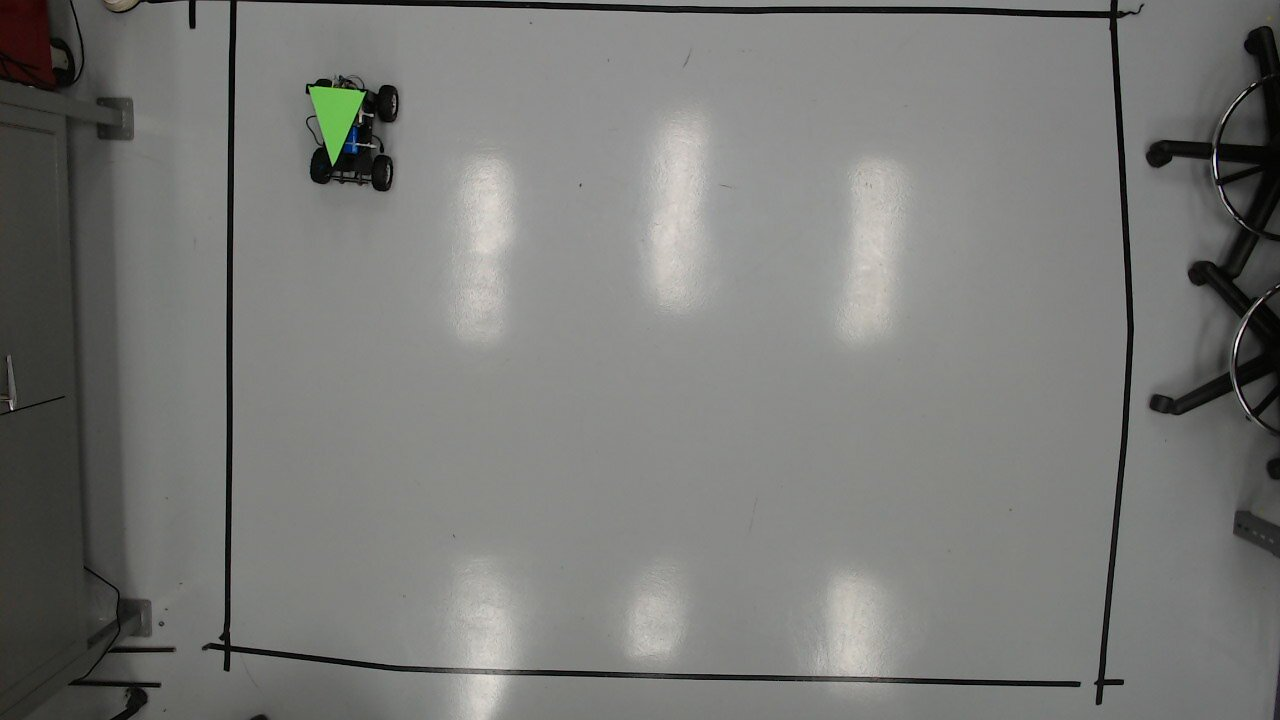
#> input picture Vision/img_triangle/triangle1.jpg, 1280 x 720 px
$ python basicSegmentation.py
#> lines starting #> are read from the running program, lines starting #| are printed output that depends on the picture; after the words box and inside, x2 and y2 are one past the last pixel; in counts of white or black regions, pixels touching at a corner belong together; long printed decimals are rounded
import cv2
import numpy as np
import matplotlib.pyplot as plt
import math
import imutils

#Load the grayscale image
originalImage = cv2.imread('img_triangle/triangle1.jpg')
#> originalImage is the input picture: shape (720, 1280, 3); mean B, G, R 119.3, 122, 121.5
grayScaleImage = cv2.cvtColor(originalImage, cv2.COLOR_BGR2GRAY)

#Threshold the image to obtain a binary image
thresholdValue = 50
_, binaryImage = cv2.threshold(grayScaleImage, thresholdValue, 255, cv2.THRESH_BINARY)
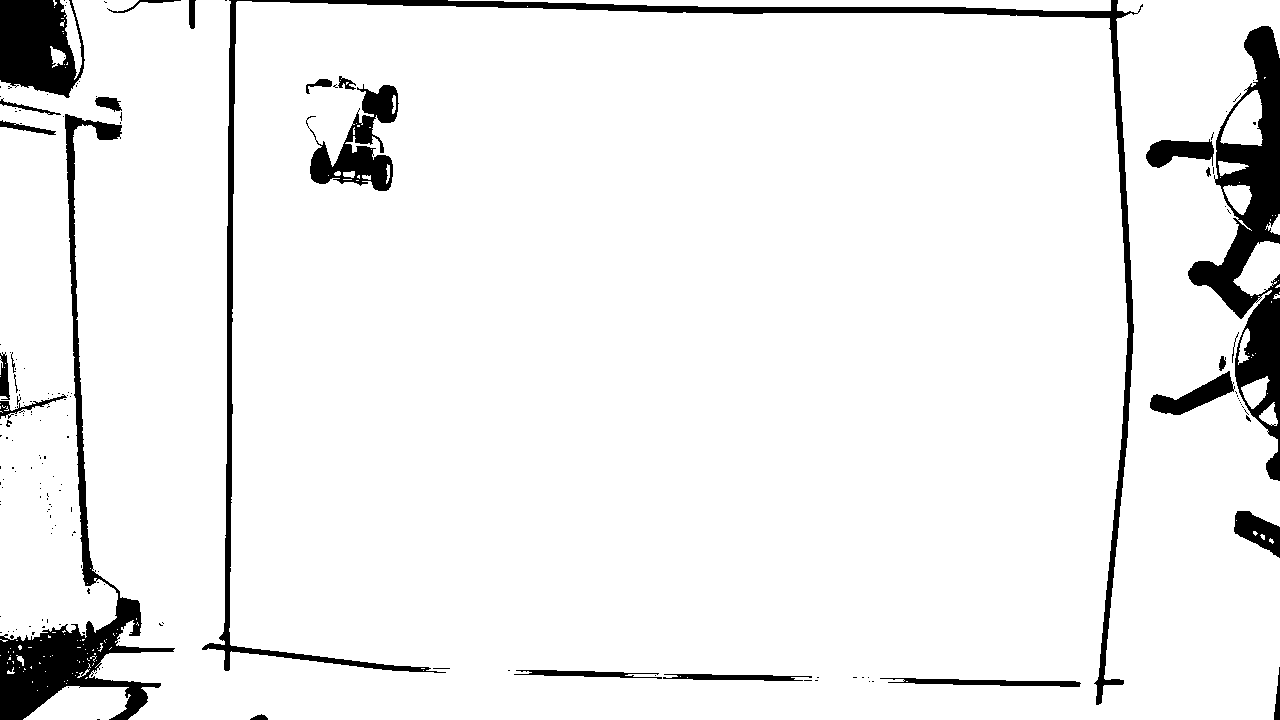
#> binaryImage: shape (720, 1280); 93.5% white; 168 black regions (140 under 20 px)

#Find the contours in the binary image
contours, hierarchy = cv2.findContours(binaryImage, cv2.RETR_TREE, cv2.CHAIN_APPROX_SIMPLE)
#> contours = 369 contours, 329 with area under 20; largest, box (x1, y1, x2, y2) and area: (0, 0, 1280, 720) 853359, (309, 83, 400, 192) 4679, (448, 0, 1111, 11) 3487, (23, 686, 131, 720) 2537, (1149, 370, 1235, 416) 1574

print("Number of contours found = {}".format(len(contours)))
#| Number of contours found = 369

#Check if there is at least one contour
if contours:
    # Take the first contour (assuming it's the only one)
    contour = contours[len(contours)-1]
#> contour = contour of 9 points, box (x1, y1, x2, y2) (53, 0, 57, 6), area 6

    # Calculate moments for the region
    moments = cv2.moments(contour)
#> moments = moments, m00 6, centre m10/m00, m01/m00 = (54.47, 2.39)

    # Calculate the centroid of the region
    cx = int(moments['m10'] / moments['m00'])
#> cx = 54
    cy = int(moments['m01'] / moments['m00'])
#> cy = 2

    # Calculate the area of the region
    area = cv2.contourArea(contour)
#> area = 6

    # Calculate the central moments
    mu20 = moments['mu20'] / moments['m00']
#> mu20 = 0.527
    mu02 = moments['mu02'] / moments['m00']
#> mu02 = 1.4
    mu11 = moments['mu11'] / moments['m00']
#> mu11 = 0.455

    # Compute the inertia matrix J
    J = np.array([[mu20, mu11], [mu11, mu02]])
#> J = [[0.527, 0.455], [0.455, 1.4]]

    # Calculate eigenvalues of the inertia matrix
    eigenvalues, eigenvectors = np.linalg.eig(J)
#> eigenvalues = [0.333, 1.6]; eigenvectors = [[-0.92, -0.391], [0.391, -0.92]]

    # Determine the major eigenvector (corresponding to the larger eigenvalue)
    majorEigenvector = eigenvectors[:, np.argmax(eigenvalues)]
#> majorEigenvector = [-0.391, -0.92]

    # Compute the orientation angle using atan2
    orientationAngle = math.atan2(majorEigenvector[1], majorEigenvector[0])
#> orientationAngle = -1.97

    # Convert the angle to degrees
    orientationAngleDeg = math.degrees(orientationAngle)
#> orientationAngleDeg = -113
    # Print the properties of the single region
    print("Region:")
    print(f"Centroid: ({cx}, {cy})")
#| Centroid: (54, 2)
    print(f"Area: {area}")
#| Area: 6.0
    print(f"Central Moments:")
    print(f"  mu20: {mu20}")
#|   mu20: 0.527
    print(f"  mu02: {mu02}")
#|   mu02: 1.404
    print(f"  mu11: {mu11}")
#|   mu11: 0.4552
    print("Eigenvalues of Inertia Matrix J:", eigenvalues)
#| Eigenvalues of Inertia Matrix J: [0.3335 1.598]
    print("Eigenvectors of Inertia Matrix J:")
    print("  Eigenvector 1:", eigenvectors[:, 0])
#|   Eigenvector 1: [-0.9203  0.3912]
    print("  Eigenvector 2:", eigenvectors[:, 1])
#|   Eigenvector 2: [-0.3912 -0.9203]
    print("Orientation Angle:", orientationAngleDeg)
#| Orientation Angle: -113.032
    #print(f"Moments: {moments}")

    # Draw the contour and centroid on the original image
    newColorImage = cv2.cvtColor(binaryImage, cv2.COLOR_GRAY2BGR)
#> newColorImage: shape (720, 1280, 3); 93.5% white; 168 black regions (140 under 20 px), largest, box (x1, y1, x2, y2) and area: (202, 0, 1143, 705) 14275, (1188, 26, 1280, 481) 13967, (0, 114, 175, 720) 12671
    cv2.drawContours(newColorImage, [contour], 0, (0, 255, 0), 2)
#> newColorImage: shape (720, 1280, 3); mean B, G, R 238.3, 238.3, 238.3
    cv2.circle(newColorImage, (cx, cy), 5, (0, 255, 0), -1)  # -1 fills the circle
#> newColorImage: shape (720, 1280, 3); mean B, G, R 238.3, 238.3, 238.3
    """
    # OPTIONAL Draw the ellipse
    # Fit an ellipse to the contour
    ellipse = cv2.fitEllipse(contour)
    cv2.ellipse(newColorImage, ellipse, (0, 0, 255), 2)
    # Extract major and minor axes from the ellipse parameters
    center, axes, angle = ellipse
    major_axis = int(max(axes) / 2)
    minor_axis = int(min(axes) / 2)
    # Calculate endpoints for major and minor axes
    major_axis_endpoint_x = int(center[0] - major_axis * math.cos(math.radians(orientationAngleDeg)))
    major_axis_endpoint_y = int(center[1] - major_axis * math.sin(math.radians(orientationAngleDeg)))

    minor_axis_endpoint_x = int(center[0] + minor_axis * math.sin(math.radians(orientationAngleDeg)))
    minor_axis_endpoint_y = int(center[1] - minor_axis * math.cos(math.radians(orientationAngleDeg)))
    # Draw major and minor axes
    cv2.line(newColorImage, (int(center[0]), int(center[1])), (major_axis_endpoint_x, major_axis_endpoint_y), (255, 0, 0), 2)
    cv2.line(newColorImage, (int(center[0]), int(center[1])), (minor_axis_endpoint_x, minor_axis_endpoint_y), (255, 0, 0), 2)
    """
    # Display the original image with contour and centroid
    resizedNewColorImage =imutils.resize(newColorImage, width=800)
    cv2.imshow('Image with Contour and Centroid', resizedNewColorImage)
    cv2.waitKey(0)
    cv2.destroyAllWindows()
else:
    print("No contours found.")

$ run again, with Vision/img_triangle/triangle11.jpg copied over Vision/img_triangle/triangle1.jpg
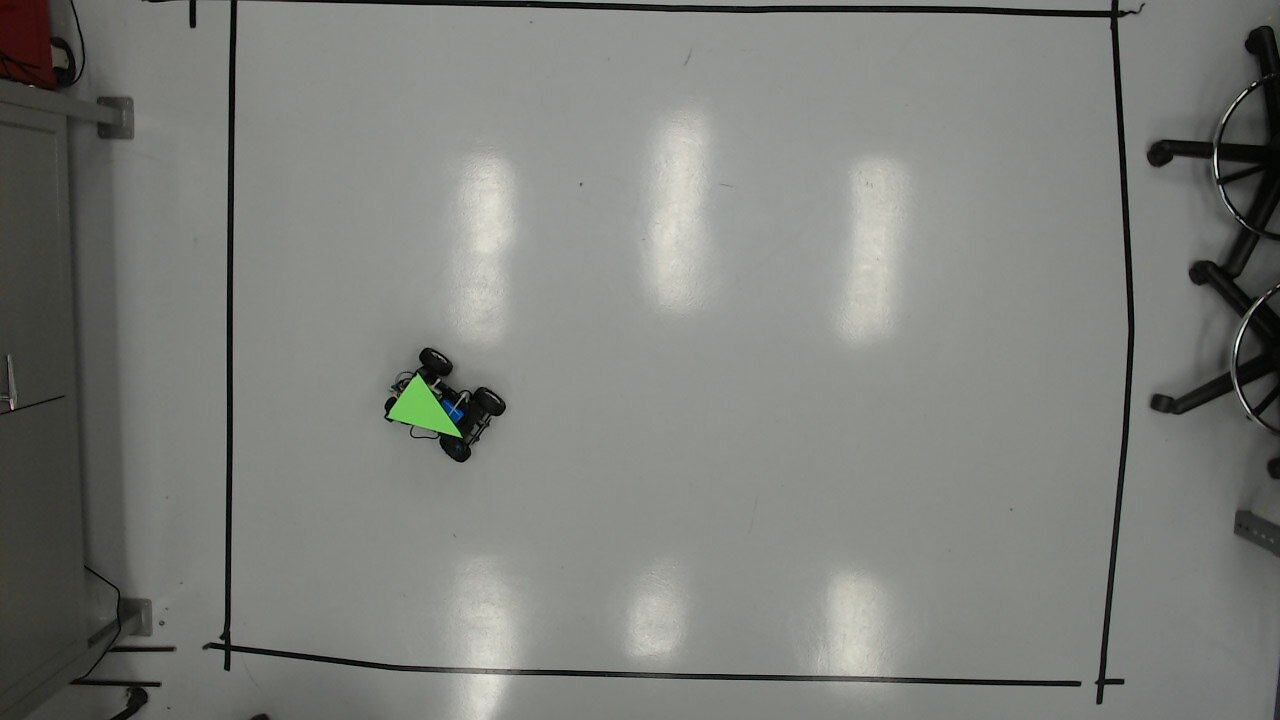
#> input picture Vision/img_triangle/triangle11.jpg, 1280 x 720 px
#> originalImage is the input picture: shape (720, 1280, 3); mean B, G, R 122.7, 127.3, 125.5
#> `_, binaryImage = cv2.threshold(grayScaleImage, thresholdValue, 255, cv..`:
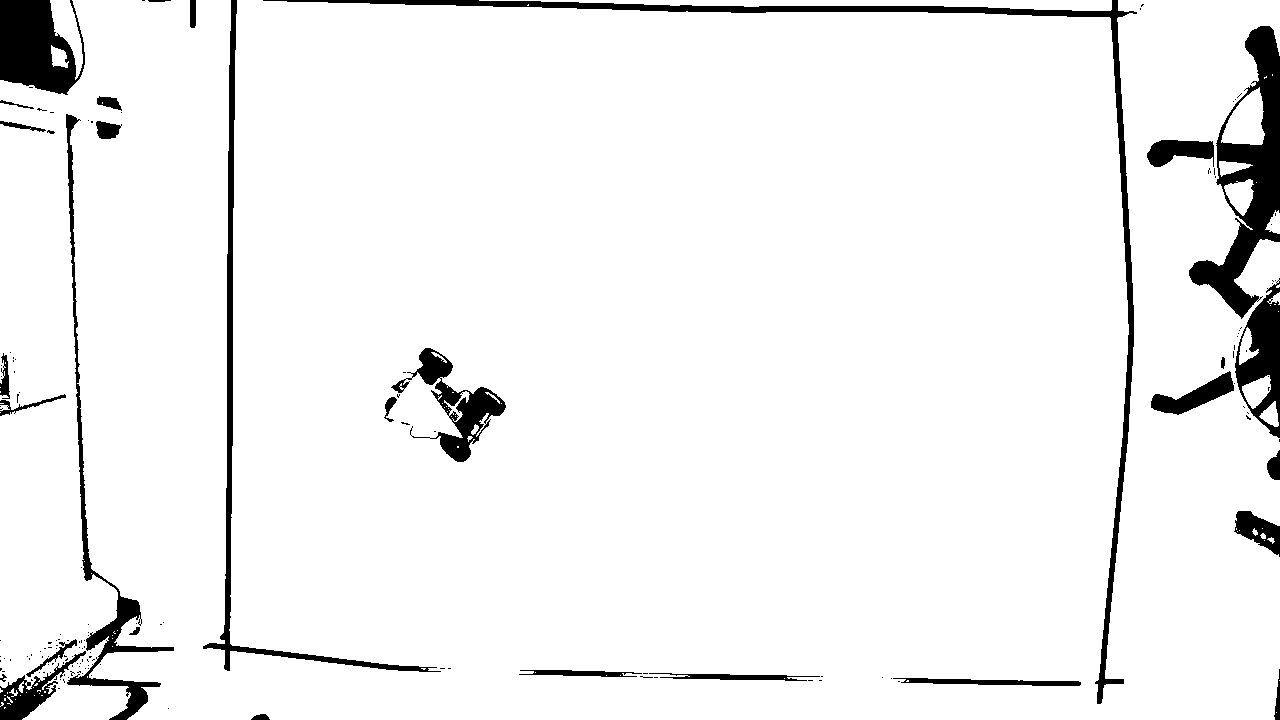
#> binaryImage: shape (720, 1280); 94.5% white; 160 black regions (129 under 20 px)
#> contours = 289 contours, 251 with area under 20; largest, box (x1, y1, x2, y2) and area: (0, 0, 1280, 720) 866074, (479, 0, 1112, 11) 3022, (429, 377, 507, 463) 2998, (1221, 87, 1265, 145) 1556, (1150, 370, 1235, 416) 1542
#| Number of contours found = 289
#> contour = [[56, 33], [57, 32], [58, 33], [57, 34]]
#> moments = moments, m00 2, centre m10/m00, m01/m00 = (57, 33)
#> cx = 57
#> cy = 33
#> area = 2
#> mu20 = 0.167
#> mu11 = 0
#> J = [[0.167, 0], [0, 0.167]]
#> eigenvalues = [0.167, 0.167]; eigenvectors = [[1, 0], [0, 1]]
#> majorEigenvector = [1, 0]
#> orientationAngle = 0
#| Centroid: (57, 33)
#| Area: 2.0
#|   mu20: 0.1667
#|   mu02: 0.1667
#|   mu11: 0.0
#| Eigenvalues of Inertia Matrix J: [0.1667 0.1667]
#|   Eigenvector 1: [1. 0.]
#|   Eigenvector 2: [0. 1.]
#| Orientation Angle: 0.0
